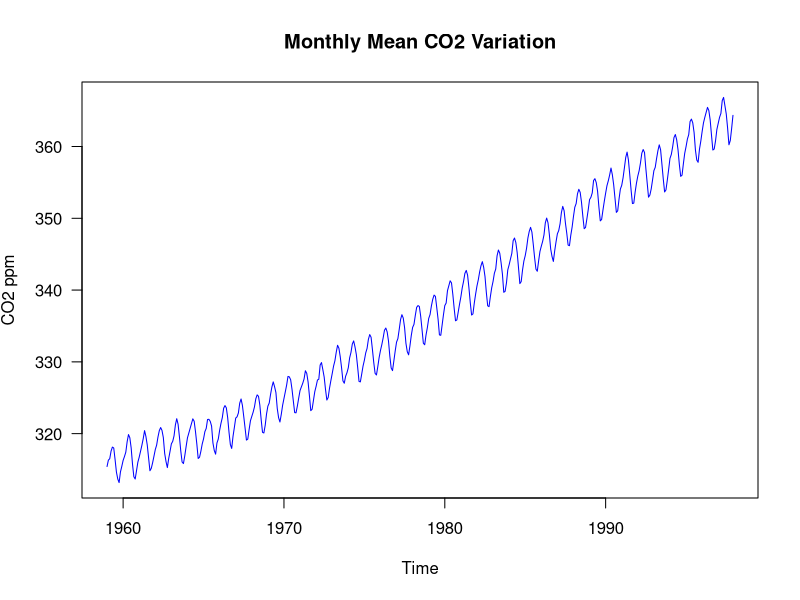
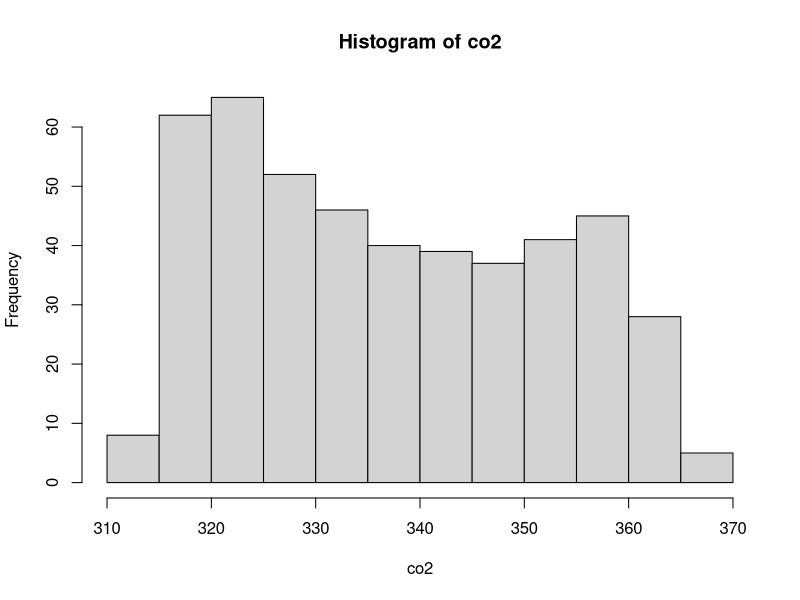

R code for these plots, in order: (Note: this script raises an error after producing the figures.)
## ---- chunk 1
library(knitr)
opts_chunk$set(tidy.opts = list(width.cutoff = 60), tidy = TRUE)

# Start with a clean R environment
rm(list = ls())

# Set Fixed random seed to replicate the results
set.seed(28740)

#library(ggplot2)
library(Hmisc)
#library(car)
#library(gridExtra)
library(dplyr)
#library(scales)
#library(GGally)
#library(MASS)
#library(purrr)
#library(tidyr)
#library(nnet)
## ---- chunk 2
plot(co2, ylab = expression("CO2 ppm"), col = 'blue', las = 1)
title(main = "Monthly Mean CO2 Variation")
## ---- chunk 3
head(co2)
tail(co2)
str(co2)
summary(co2)
hist(co2)

co2.ts <- as_tsibble(co2)
summary(co2.ts)

#plot(co2.ts, type="l")
autoplot(co2.ts)
co2.components <- stats::decompose(co2) 
co2.components$random %>% autoplot()
co2.components$random[c(11:16)]  %>% gg_tsdisplay(plot_type = "partial")
acf(co2.components$random, na.action = na.omit)
pacf(co2.components$random, na.action = na.omit) # residuals still have lot of autocorrelations
pacf(co2.ts) # indicates seasonal component
pacf(co2.ts) # indicates AR(1) component
co2.ts %>% model(STL(value)) %>% components() %>% autoplot()
co2.ts %>% gg_tsdisplay(plot_type = "partial")
co2.ts %>% ggplot(aes(x = value)) + geom_histogram()

co2.ts %>%
  gg_season(y=value, period = "year")+
  ylab("CO2 emission")+
    ggtitle("Seasonal plot : Monthly CO2 emission")
# higher CO2 emissions in April to June and dip in September-October probably due to differnce in northan hemisphere and southern hemisphere attributes (like population, vegotation etc.)
# also year on year the patter is increasing

co2.ts %>%
  gg_subseries(y=value, period = "year")+
  ylab("CO2 emission")+
  xlab("Years")+
  ggtitle("Seasonal subseries plot : Monthly CO2 emission")
#Same observations as above

co2.ts %>%
  gg_lag(y=value, period = "year")

co2.ts %>% 
  ACF(y=value, lag_max = 48) %>%
  autoplot() #positive autocorrelations for large number of lags indicate seasonality. 
# The seasonality autocorelation is at highest 12 months apart and drop s at around 6 months interval.

lambda <- co2.ts %>%
  features(value, features=guerrero) %>%
  pull(lambda_guerrero)
co2.ts %>% autoplot(box_cox(value, lambda))
co2.ts.comp <- co2.ts %>% model(STL(box_cox(value, lambda))) 

co2.ts.comp %>% components() %>% autoplot()

co2.ts.comp %>% components() %>%
  gg_subseries(y=season_year)

# Lets look ate residuals

co2.ts.comp  %>% components() %>% select("remainder") %>%
  ggplot(aes(x=remainder)) +geom_histogram()

co2.ts.comp  %>% components() %>% select("remainder") %>%
  autoplot()
  
co2.ts.comp  %>% components() %>% select("remainder") %>%
  gg_tsdisplay()
